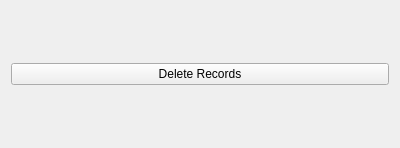
<?xml version="1.0" encoding="UTF-8"?>
<ui version="4.0">
 <class>LinkRecordsWidget</class>
 <widget class="QFrame" name="LinkRecordsWidget">
  <property name="geometry">
   <rect>
    <x>0</x>
    <y>0</y>
    <width>400</width>
    <height>148</height>
   </rect>
  </property>
  <property name="windowTitle">
   <string>Records</string>
  </property>
  <property name="frameShadow">
   <enum>QFrame::Shadow::Plain</enum>
  </property>
  <layout class="QHBoxLayout" name="horizontalLayout_2">
   <item>
    <layout class="QHBoxLayout" name="RecordsDataLayout">
     <property name="sizeConstraint">
      <enum>QLayout::SizeConstraint::SetDefaultConstraint</enum>
     </property>
    </layout>
   </item>
   <item>
    <widget class="QPushButton" name="DeleteRecordsButton">
     <property name="text">
      <string>Delete Records</string>
     </property>
    </widget>
   </item>
  </layout>
 </widget>
 <resources/>
 <connections/>
</ui>
